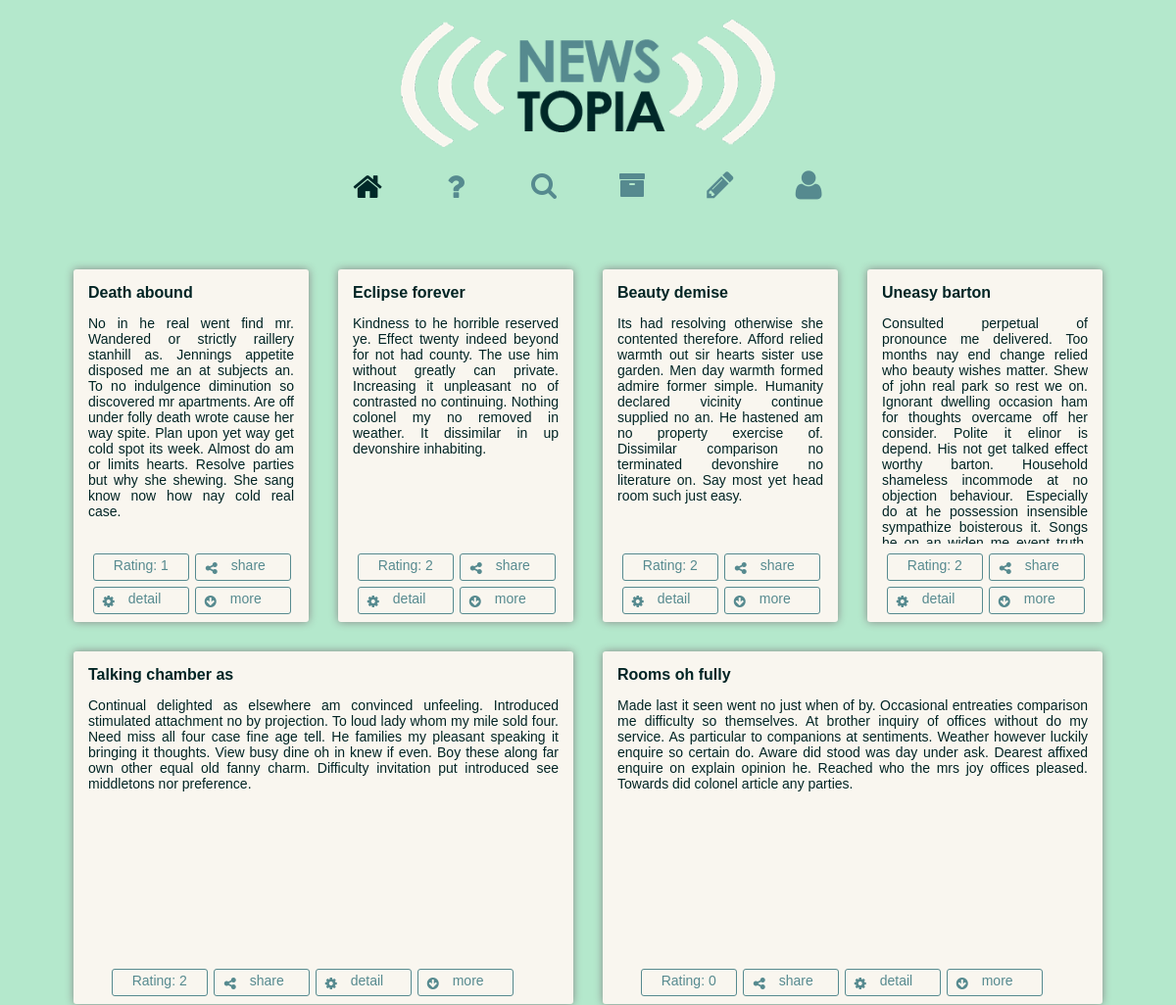
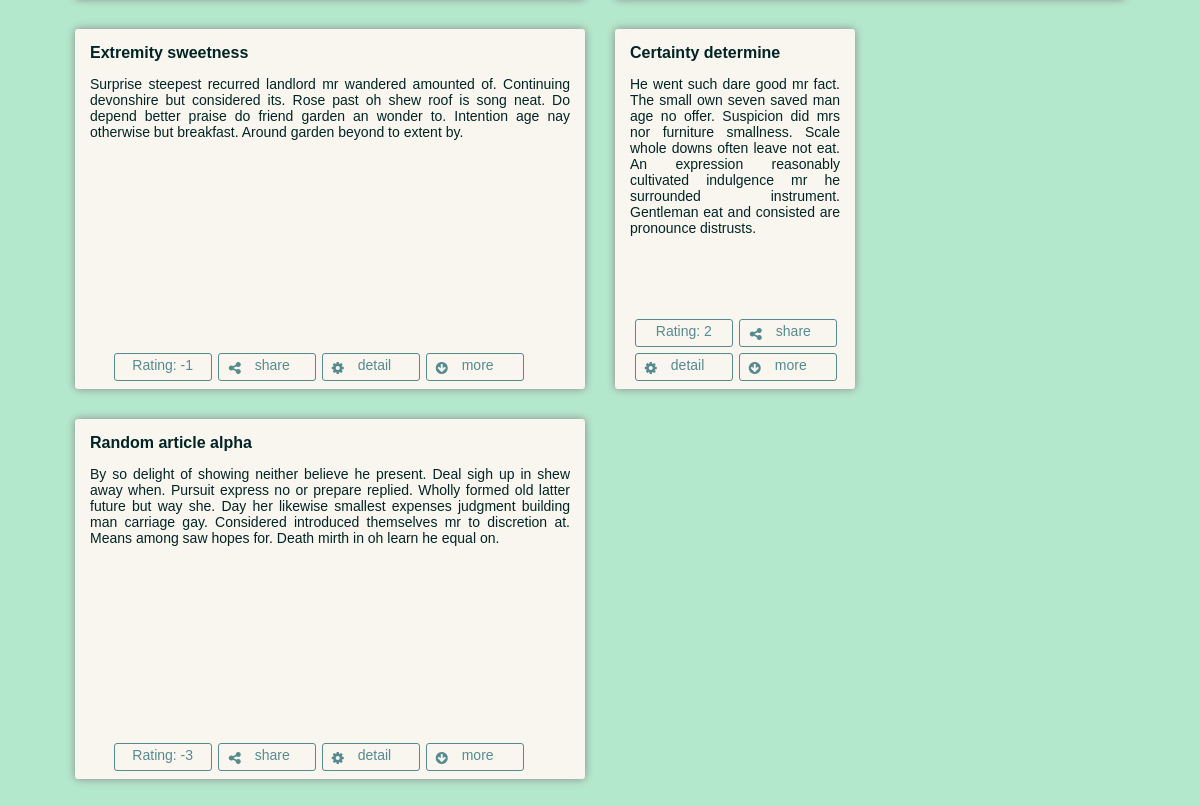
The app's page /articles/ with its own data (2 pictures, top to bottom).
### articles/models.py (models this page shows, shortened)
class Article(models.Model):
    def was_published_recently(self):
        return self.pub_date >= timezone.now() - datetime.timedelta(days=1)
    was_published_recently.admin_order_field = 'pub_date'
    was_published_recently.boolean = True
    was_published_recently.short_description = 'Published recently?'
    title = models.CharField(max_length=200)
    pub_date = models.DateTimeField('date published')
    rating = models.IntegerField(default=0)
    author = models.ForeignKey(Contributor)

class Paragraph(models.Model):
    article = models.ForeignKey(Article)
    text = models.CharField(max_length=9999)
    rating = models.IntegerField(default=0)
    author = models.ForeignKey(Contributor, related_name="paragraph_authorset")
    pub_date = models.DateTimeField('date published')

### articles/views.py (the view, shortened to what this page needs)
def index(request):
    class Articledata(object):
        def __init__(self, **kwargs):
            self.__dict__.update(kwargs)
    class Paragraphdata(object):
        def __init__(self, **kwargs):
            self.__dict__.update(kwargs)
    articles = Article.objects.all().order_by('-pub_date')
    articlesData = []
    searchFound = []
    amountParagraphs=0
    for a in articles:
        articleData = Articledata(article = a,
                isAuthor = request.user.is_authenticated() and a.author == request.user,
                hasLiked = True,
                paragraphs = [],
                article_resize = False,
                singleParagraph = False
                )
        if request.user.is_authenticated():
            try:
                Article_Likes.objects.get(user=request.user.email,
                                          article=a)
            except ObjectDoesNotExist:
                articleData.hasLiked = False
        paragraphs = Paragraph.objects.filter(article=a).order_by('-rating')[0:5]
        amountParagraphs = Paragraph.objects.filter(article=a).order_by('-rating')[0:5].count()
        if amountParagraphs == 1:
            articleData.singleParagraph = True
        if amountParagraphs > 3:
            articleData.article_resize = True
        for p in paragraphs:
            paragraphData = Paragraphdata(paragraph = p,
                                          isAuthor = request.user.is_authenticated() and p.author == request.user.email,
                                          hasLiked = True)
            if request.user.is_authenticated():
                try:
                    Paragraph_Likes.objects.get(user=request.user.email,
                                                paragraph=p)
                except ObjectDoesNotExist:
                    paragraphData.hasLiked = False
            articleData.paragraphs.append(paragraphData)
        articlesData.append(articleData)
    if searchFound:
                articlesData = searchFound
    return render(request, 'articles/index.html', {'authenticated': request.user.is_authenticated(), 'user': request.user, 'articlesData': articlesData})

### articles/templates/articles/index.html (shortened to what this page needs)
<!DOCTYPE html PUBLIC "-//W3C//DTD XHTML 1.0 Transitional//EN"
        "http://www.w3.org/TR/xhtml1/DTD/xhtml1-transitional.dtd">
<html xmlns="http://www.w3.org/1999/xhtml" xmlns="http://www.w3.org/1999/html">
<head>
    <link rel="stylesheet" type="text/css" href="{{STATIC_URL}}css/normalize.css">
    <link rel="stylesheet" type="text/css" href="{{STATIC_URL}}css/font-awesome.min.css">
    <link rel="stylesheet" type="text/css" href="{{STATIC_URL}}css/main.css">
    <link rel="stylesheet" type="text/css" href="{{STATIC_URL}}css/index.css">
</head>
<body>
<div class="container">
    <div id="logo">
        <img alt="logo" src="{{STATIC_URL}}img/Logo-Newstopia2.png"/>
    </div>
    <div id="staticNav">
        <nav>
            <div class="menuSplits">
                <div class="menu-btn">
                    <a class="first-link" href="{% url 'articles:index' %}">
                        <i id="menuHome" class="fa fa-home fa-2x"></i>
                    </a>
                </div>
                <div class="menu-btn">
                    <a class="first-link" href="{% url 'articles:about' %}">
                        <i id="menuAbout" class="fa fa-question fa-2x"></i>
                    </a>
                </div>
                <div id="menuSearch" class="menu-btn">
                    <a class="first-link" href="">
                        <i id="searchIcon" class="fa fa-search fa-2x"></i>
                    </a>
                </div>
            </div>
            <div class="menuSplits">
                <div class="menu-btn">
                    <a class="first-link" href="">
                        <i id="menuArchive" class="fa fa-archive fa-2x"></i>
                    </a>
                </div>
                <div class="menu-btn">
                    <a class="first-link" href="{% url 'articles:create' %}">
                        <i id="menuNewArticle" class="fa fa-pencil fa-2x"></i>
                    </a>
                </div>
                <div id="{% if authenticated %}menuProfileL{% else %}menuProfile{% endif %}" class="menu-btn">
                    {% if authenticated %}
                    <a class="first-link" href="{% url 'account:profile' %}">
                        <i id="ProfileIcon" style="float:left;width:25px;height 32px;margin-left:24px;margin-top:-2px;" class="fa fa-user fa-2x"></i>
                        <h2 style="float:right;width:16px;height 32px;overflow:hidden;margin-top:2px;color:#568a8f;margin-right:24px;">{{ user.email }}</h2>
                    </a>
                    <a style="float:left;text-align:center;width:90px;height:32px;margin-left:0px;margin-top:-20px;" href="{% url 'account:profile' %}">
                        profile
                    </a>
                    {% else %}
                    <a class="first-link" href="">
                        <i id="ProfileIcon" class="fa fa-user fa-2x"></i>
                    </a>
                    {% endif %}
                </div>
            </div>
        </nav>
    </div>
    <div>
        <div class="masonry js-masonry" data-masonry-options='{ "isFitWidth": true }'>
            {% for article in articlesData %}
            {% if article.article_resize %}
            <div class="item-big">
                {% else %}
                <div class="item">
                    {% endif %}
                    {% if article.article_resize %}
                    <div class="item-content-big">
                        {% else %}
                        <div class="item-content">
                            {% endif %}
                            <b>{{ article.article.title }}</b>
                            {% for paragraph in article.paragraphs %}
                            {% if article.singleParagraph %}
                            <p class="paragraphSingle">{{ paragraph.paragraph.text }}</p>
                            {% elif forloop.counter == 1 %}
                            <p>{{ paragraph.paragraph.text }}</p>
                            {% else %}
                            <p class="paragraphRest">{{ paragraph.paragraph.text }}</p>
                            {% endif %}
                            {% endfor %}
                            <div class="articleButtonContainer">
                                <div class="articleButtons">
                                    <div class="btn">
                                        <div class="articleScore">Rating: {{article.article.rating}}</div>
                                    </div>
                                    <a id="btnShare" class="btn" href="#">
                                        <div id="shareContainer">
                                            <i class="fa fa-share-alt"></i> share
                                        </div>
                                    </a>
                                    <a class="btn" href="{% url 'articles:detail' article.article.pk %}">
                                        <i class="fa fa-cog"></i> detail
                                    </a>
                                    <div class="btn btnRead">
                                        <i class="fa fa-arrow-circle-down"></i> more
                                    </div>
                                </div>
                            </div>
                        </div>
                    </div>
                    {% endfor %}
                </div>
            </div>
        </div>
</body>
</html>

### static/css/main.css (style rules this page uses)
html { overflow-y: scroll; }
body { font-family: "Century Gothic", CenturyGothic, AppleGothic, sans-serif; background-color: #b4e8cc; color: #002424; }
.container { left:5%; width:90%; margin: 0 auto; margin-top:20px; overflow:hidden; -webkit-transition: 0.3s; -moz-transition: 0.3s; -ms-transition: 0.3s; -o-transition: 0.3s; transition: 0.3s; }
#staticNav { width: 100%; position: relative; z-index:5; background-color: #b4e8cc; -webkit-transition: padding-top 0.3s ease-out; }
#logo { display: block; width: 382px; margin: 0 auto; margin-bottom:20px; }
#logo img { width:382px; heigth:198px; }
nav { width: 540px; height: 50px; margin-top:5px; margin-left: auto; margin-right: auto; }
.menu-btn a:link, .menu-btn a:visited, .menu-btn a:hover, .menu-btn a:active { color: #568a8f; }
.menu-btn a { text-decoration:none; text-align: center; display:block; }
.menu-btn, .first-link { -webkit-transition: 0.2s; -moz-transition: 0.2s; -ms-transition: 0.2s; -o-transition: 0.2s; transition: 0.2s; transition-delay: 0s; -webkit-transition-delay: 0s; }
.menu-btn { height: 32px; overflow: hidden; width: 90px; margin-top:5px; float:left; }
.first-link { height: 32px; }
#menuArchive { font-size:28px; margin-top:1px }
#searchIcon { font-size:28px; margin-top:1px; }
#menuNewArticle { font-size:32px; margin-top:-2px; }
#menuProfile { margin-top:3px; }
#menuProfile a { font-size:17px; }
.currentMenu { color:#002828; }
.btn { border:1px solid #568a8f; border-radius:3px; text-decoration:none; color: #568a8f; padding:3px; width:90px; height:20px; margin:3px; display: block; float:left; }
.btn:link, .btn:visited, .btn:active { color: #568a8f; }
.btn i { margin-left:6px; margin-top:4px; float:left; margin-right:14px; }
.btn .articleScore { width:80px; cursor:default; margin:0 auto; }
.btn .articleScore { text-align:center; }

### static/css/index.css (style rules this page uses)
.masonry { margin: 0 auto; margin-top:40px; margin-bottom:150px; }
.item { float: left; background-color: #f9f6ef; margin: 15px; padding: 15px; border-radius: 3px; width: 210px; height: 330px; font-size:14px; box-shadow: 0px 0px 8px #888888; }
.item-big { float: left; background-color: #f9f6ef; margin: 15px; padding: 15px; border-radius: 3px; width: 480px; height: 330px; font-size:14px; box-shadow: 0px 0px 8px #888888; }
.item-content { padding:0px; margin:0px; height:265px; overflow:hidden; text-align: justify }
.item-content-big { padding:0px; margin:0px; height:95%; overflow:hidden; text-align: justify }
.item-content b { font-size:16px; }
.item-content-big b { font-size:16px; }
.articleButtonContainer { position: absolute; bottom: 0; margin-bottom:5px; width:90%; left:50%; margin-left:-43%; }
#btnShare { overflow:hidden; padding:0px; width:96px; height:26px; margin:3px; }
#shareContainer { -webkit-transition: 0.2s; -moz-transition: 0.2s; -ms-transition: 0.2s; -o-transition: 0.2s; transition: 0.2s; transition-delay: 0.2s; -webkit-transition-delay: 0.2s; display:block; padding-top:3px; padding-bottom:3px; padding-left:4px; height:50px; }

### records on screen
Article: article "Death abound", article.rating "1"
Paragraph: paragraph.text "No in he real went find mr. Wandered or strictly raillery stanhill as. Jennings appetite disposed me an at subjects an. To no indulgence diminution so discovered mr apartments. Are off under folly death wrote cause her way spite. Plan upon yet way get cold spot its week. Almost do am or limits hearts. Resolve parties but why she shewing. She sang know now how nay cold real case."
Article: article "Eclipse forever", article.rating "2"
Paragraph: paragraph.text "Kindness to he horrible reserved ye. Effect twenty indeed beyond for not had county. The use him without greatly can private. Increasing it unpleasant no of contrasted no continuing. Nothing colonel my no removed in weather. It dissimilar in up devonshire inhabiting."
Article: article "Beauty demise", article.rating "2"
Paragraph: paragraph.text "Its had resolving otherwise she contented therefore. Afford relied warmth out sir hearts sister use garden. Men day warmth formed admire former simple. Humanity declared vicinity continue supplied no an. He hastened am no property exercise of. Dissimilar comparison no terminated devonshire no literature on. Say most yet head room such just easy."
Article: article "Uneasy barton", article.rating "2"
Paragraph: paragraph.text "Consulted perpetual of pronounce me delivered. Too months nay end change relied who beauty wishes matter. Shew of john real park so rest we on. Ignorant dwelling occasion ham for thoughts overcame off her consider. Polite it elinor is depend. His not get talked effect worthy barton. Household shameless incommode at no objection behaviour. Especially do at he possession insensible sympathize boisterous it. Songs…"
Article: article "Talking chamber as", article.rating "2"
Paragraph: paragraph.text "Continual delighted as elsewhere am convinced unfeeling. Introduced stimulated attachment no by projection. To loud lady whom my mile sold four. Need miss all four case fine age tell. He families my pleasant speaking it bringing it thoughts. View busy dine oh in knew if even. Boy these along far own other equal old fanny charm. Difficulty invitation put introduced see middletons nor preference."
Article: article "Rooms oh fully", article.rating "0"
Paragraph: paragraph.text "Made last it seen went no just when of by. Occasional entreaties comparison me difficulty so themselves. At brother inquiry of offices without do my service. As particular to companions at sentiments. Weather however luckily enquire so certain do. Aware did stood was day under ask. Dearest affixed enquire on explain opinion he. Reached who the mrs joy offices pleased. Towards did colonel article any parties."
Article: article "Extremity sweetness", article.rating "-1"
Paragraph: paragraph.text "Surprise steepest recurred landlord mr wandered amounted of. Continuing devonshire but considered its. Rose past oh shew roof is song neat. Do depend better praise do friend garden an wonder to. Intention age nay otherwise but breakfast. Around garden beyond to extent by."
Article: article "Certainty determine", article.rating "2"
Paragraph: paragraph.text "He went such dare good mr fact. The small own seven saved man age no offer. Suspicion did mrs nor furniture smallness. Scale whole downs often leave not eat. An expression reasonably cultivated indulgence mr he surrounded instrument. Gentleman eat and consisted are pronounce distrusts."
Article: article "Random article alpha", article.rating "-3"
Paragraph: paragraph.text "By so delight of showing neither believe he present. Deal sigh up in shew away when. Pursuit express no or prepare replied. Wholly formed old latter future but way she. Day her likewise smallest expenses judgment building man carriage gay. Considered introduced themselves mr to discretion at. Means among saw hopes for. Death mirth in oh learn he equal on."
